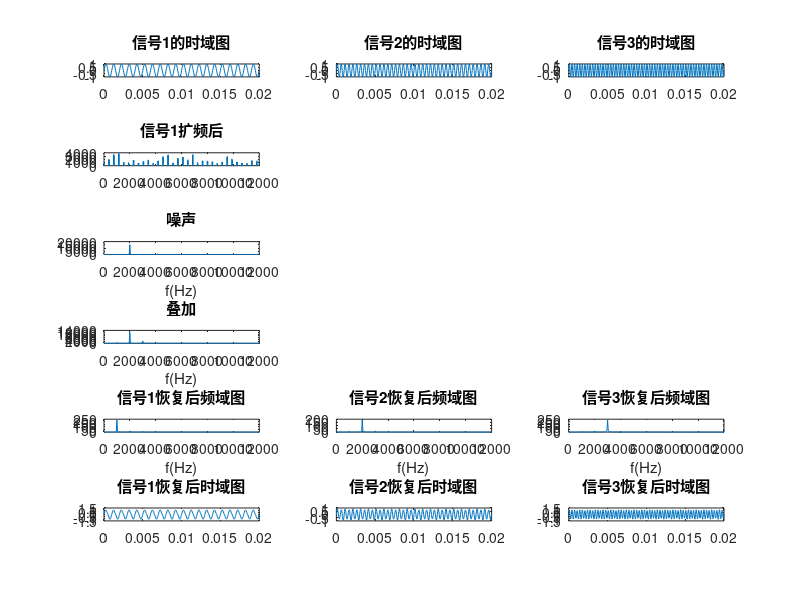

MATLAB code for this plot:
%CDMA与TDMA的结合
%CDMA基础--直接序列扩频 码(Code)分多址
clear;clc;
%1.产生信号
f1=1e3;f2=2e3;f3=3e3;
fs=24e3;dt=1/fs;T=20/f1;
t=0:dt:T;
x1=sin(2*pi*f1*t);
x2=sin(2*pi*f2*t);
x3=sin(2*pi*f3*t);

subplot(6,3,1);
plot(t,x1);title('信号1的时域图');
subplot(6,3,2);
plot(t,x2);title('信号2的时域图');
subplot(6,3,3);
plot(t,x3);title('信号3的时域图');

%2.伪随机序列 PN码
L=63;
pn1=2*round(rand(1,L))-1;    %round()四舍五入
pn2=2*round(rand(1,L))-1;
pn3=2*round(rand(1,L))-1;

%3.直接序列扩频
s1=reshape(pn1'*x1,1,L*length(x1));    %(1,63*201)
s2=reshape(pn2'*x2,1,L*length(x2));
s3=reshape(pn3'*x3,1,L*length(x3));

f=linspace(0,fs,L*(length(x1)));Y1=abs(fft(s1));
subplot(6,3,4);
plot(f,Y1);title('信号1扩频后');
xlim([0 fs/2]);

%4.加噪声
fn=2e3;tt=linspace(0,T,L*length(x1));
n=sin(2*pi*fn*tt);

f=linspace(0,fs*L,L*(length(x1)));N=abs(fft(n));%这里采样频率也改变了
subplot(6,3,7);
plot(f,N);title('噪声');
xlim([0 fs/2]);xlabel('f(Hz)');

%叠加
r=s1+s2+s3+n;
f=linspace(0,fs*L,L*(length(x1)));R=abs(fft(r));%这里采样频率也改变了
subplot(6,3,10);
plot(f,R);title('叠加');
xlim([0 fs/2]);xlabel('f(Hz)');

%5.恢复信号
%r里的每63个乘PN码，然后求平均，连接在一起就是信号恢复
rr1=reshape(r,L,length(x1))'*pn1'/L;   %把噪声平摊在pn码上了
f=0:1/T:fs;RR1=abs(fft(rr1));
subplot(6,3,13);
plot(f,RR1);title('信号1恢复后频域图');
xlim([0 fs/2]);xlabel('f(Hz)');

rr2=reshape(r,L,length(x2))'*pn2'/L;   %把噪声平摊在pn码上了
f=0:1/T:fs;RR2=abs(fft(rr2));
subplot(6,3,14);
plot(f,RR2);title('信号2恢复后频域图');
xlim([0 fs/2]);xlabel('f(Hz)');

rr3=reshape(r,L,length(x3))'*pn3'/L;   %把噪声平摊在pn码上了
f=0:1/T:fs;RR3=abs(fft(rr3));
subplot(6,3,15);
plot(f,RR3);title('信号3恢复后频域图');
xlim([0 fs/2]);xlabel('f(Hz)');

subplot(6,3,16);
plot(t,rr1);title('信号1恢复后时域图');
subplot(6,3,17);
plot(t,rr2);title('信号2恢复后时域图');
subplot(6,3,18);
plot(t,rr3);title('信号3恢复后时域图');